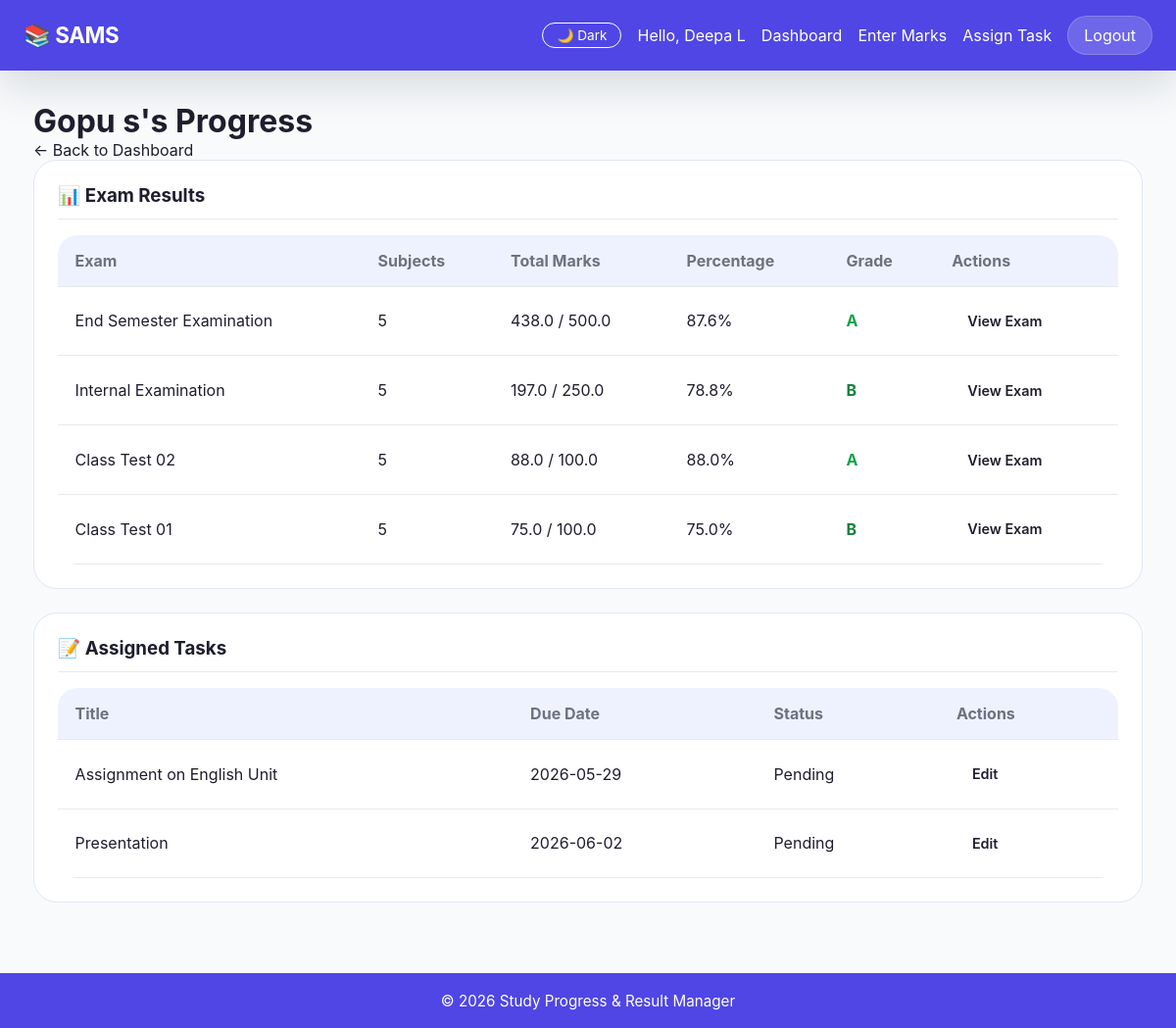
Screenshot of /teacher/student-progress/1 (signed in) with the database file from the repository.
### tables this page shows
CREATE TABLE "users" (
                id INTEGER PRIMARY KEY AUTOINCREMENT,
                username TEXT UNIQUE NOT NULL,
                password TEXT NOT NULL,
                role TEXT NOT NULL CHECK(role IN ('teacher', 'student', 'admin')),
                full_name TEXT NOT NULL,
                status TEXT NOT NULL CHECK(status IN ('pending', 'active', 'blocked')) DEFAULT 'pending',
                department TEXT,
                created_at TIMESTAMP DEFAULT CURRENT_TIMESTAMP
            , theme VARCHAR(10) DEFAULT 'light');

CREATE TABLE tasks (
            id INTEGER PRIMARY KEY AUTOINCREMENT,
            student_id INTEGER NOT NULL,
            teacher_id INTEGER NOT NULL,
            title TEXT NOT NULL,
            description TEXT,
            due_date DATE,
            is_completed INTEGER DEFAULT 0,
            created_at TIMESTAMP DEFAULT CURRENT_TIMESTAMP,
            FOREIGN KEY (student_id) REFERENCES users(id),
            FOREIGN KEY (teacher_id) REFERENCES users(id)
        );

### app.py (the view)
@app.route('/teacher/student-progress/<int:student_id>')
@login_required
@teacher_required
def student_progress(student_id):
    conn = get_db_connection()
    student = conn.execute(
        'SELECT * FROM users WHERE id = ?', (student_id,)
    ).fetchone()
    if not student:
        flash('Student not found.', 'error')
        conn.close()
        return redirect(url_for('teacher_dashboard'))
    study_logs = conn.execute('''
        SELECT sl.*, s.name as subject_name
        FROM study_logs sl
        JOIN subjects s ON sl.subject_id = s.id
        WHERE sl.student_id = ?
        ORDER BY sl.study_date DESC
    ''', (student_id,)).fetchall()
    exam_rows = conn.execute('''
        SELECT m.exam_name,
               COUNT(*) AS subject_count,
               SUM(m.marks_obtained) AS total_obtained,
               SUM(m.max_marks) AS total_max,
               MAX(m.created_at) AS last_entered
        FROM marks m
        WHERE m.student_id = ?
        GROUP BY m.exam_name
        ORDER BY last_entered DESC
    ''', (student_id,)).fetchall()
    exam_list = []
    for exam in exam_rows:
        percentage = (exam['total_obtained'] / exam['total_max']) * 100 if exam['total_max'] else 0
        exam_list.append({
            'exam_name': exam['exam_name'],
            'subject_count': exam['subject_count'],
            'total_obtained': exam['total_obtained'],
            'total_max': exam['total_max'],
            'percentage': round(percentage, 2),
            'grade': calculate_grade(percentage),
            'last_entered': exam['last_entered']
        })
    tasks = conn.execute('''
        SELECT t.*, u.full_name as student_name
        FROM tasks t
        JOIN users u ON t.student_id = u.id
        WHERE t.student_id = ? AND t.teacher_id = ?
        ORDER BY t.is_completed ASC, t.due_date ASC
    ''', (student_id, session['user_id'])).fetchall()
    conn.close()
    return render_template('student_progress.html',
                         student=student,
                         exam_list=exam_list,
                         tasks=tasks,
                         show_full_progress=True)

### app.py (called while the page is built)
def login_required(f):
    @wraps(f)
    def decorated_function(*args, **kwargs):
        if 'user_id' not in session:
            flash('Please log in to access this page.', 'error')
            return redirect(url_for('login'))
        return f(*args, **kwargs)
    return decorated_function

def teacher_required(f):
    @wraps(f)
    def decorated_function(*args, **kwargs):
        if session.get('role') != 'teacher':
            flash('This page is for teachers only.', 'error')
            return redirect(url_for('home'))
        return f(*args, **kwargs)
    return decorated_function

@app.context_processor
def inject_current_user():
    return {'current_user': CurrentUser(session)}

def calculate_grade(percentage):
    if percentage >= 90:
        return 'A+'
    elif percentage >= 80:
        return 'A'
    elif percentage >= 70:
        return 'B'
    elif percentage >= 60:
        return 'C'
    elif percentage >= 50:
        return 'D'
    else:
        return 'F'

    @property
    def is_authenticated(self):
        return bool(self.id)

### database.py (called while the page is built)
def get_db_connection():
    conn = sqlite3.connect(DATABASE)
    conn.row_factory = sqlite3.Row  # This lets us access columns by name
    return conn

### templates/student_progress.html (shortened to what this page needs)
{% extends 'base.html' %}
{% block content %}
<h1>{{ student.full_name }}'s Progress</h1>
<p><a href="{{ url_for('teacher_dashboard') }}">&larr; Back to Dashboard</a></p>
{% if show_full_progress %}
<div class="card">
    <h3>📊 Exam Results</h3>
    {% if selected_exam %}
        <p>Showing results for <strong>{{ selected_exam }}</strong>.</p>
        {% if exam_results %}
            <table class="data-table">
                <thead>
                    <tr>
                        <th>Subject</th>
                        <th>Marks</th>
                        <th>Percentage</th>
                        <th>Grade</th>
                        <th>Edit</th>
                    </tr>
                </thead>
                <tbody>
                    {% for result in exam_results %}
                    <tr>
                        <td>{{ result.subject_name }}</td>
                        <td>{{ result.marks_obtained }} / {{ result.max_marks }}</td>
                        <td>{{ result.percentage }}%</td>
                        <td class="grade-{{ result.grade }}">{{ result.grade }}</td>
                        <td>
                            {% if result.can_edit %}
                                <a href="{{ url_for('edit_mark', mark_id=result.id) }}" class="btn btn-small">Edit</a>
                            {% endif %}
                        </td>
                    </tr>
                    {% endfor %}
                </tbody>
            </table>
            <p><a href="{{ url_for('student_progress', student_id=student.id) }}" class="btn btn-secondary">Back to exams</a></p>
        {% else %}
            <p class="empty-state">No results found for this exam.</p>
            <p><a href="{{ url_for('student_progress', student_id=student.id) }}" class="btn btn-secondary">Back to exams</a></p>
        {% endif %}
    {% else %}
        {% if exam_list %}
            <table class="data-table">
                <thead>
                    <tr>
                        <th>Exam</th>
                        <th>Subjects</th>
                        <th>Total Marks</th>
                        <th>Percentage</th>
                        <th>Grade</th>
                        <th>Actions</th>
                    </tr>
                </thead>
                <tbody>
                    {% for exam in exam_list %}
                    <tr>
                        <td>{{ exam.exam_name }}</td>
                        <td>{{ exam.subject_count }}</td>
                        <td>{{ exam.total_obtained }} / {{ exam.total_max }}</td>
                        <td>{{ exam.percentage }}%</td>
                        <td class="grade-{{ exam.grade }}">{{ exam.grade }}</td>
                        <td>
                            <a href="{{ url_for('student_progress_exam', student_id=student.id, exam_name=exam.exam_name) }}" class="btn btn-small">View Exam</a>
                        </td>
                    </tr>
                    {% endfor %}
                </tbody>
            </table>
        {% else %}
            <p class="empty-state">No exam results yet.</p>
        {% endif %}
    {% endif %}
</div>
{% if not selected_exam %}
<div class="card">
    <h3>📝 Assigned Tasks</h3>
    {% if tasks %}
        <table class="data-table">
            <thead>
                <tr>
                    <th>Title</th>
                    <th>Due Date</th>
                    <th>Status</th>
                    <th>Actions</th>
                </tr>
            </thead>
            <tbody>
                {% for task in tasks %}
                <tr>
                    <td>{{ task.title }}</td>
                    <td>{{ task.due_date or '-' }}</td>
                    <td>{{ 'Completed' if task.is_completed else 'Pending' }}</td>
                    <td>
                        <a href="{{ url_for('edit_task', task_id=task.id) }}" class="btn btn-small">Edit</a>
                    </td>
                </tr>
                {% endfor %}
            </tbody>
        </table>
    {% else %}
        <p class="empty-state">No tasks assigned by you yet.</p>
    {% endif %}
</div>
{% endif %}
{% endif %}
{% endblock %}

### static/style.css (style rules this page uses)
* { margin: 0; padding: 0; box-sizing: border-box; }
:root { --bg: #f8fafc; --card-bg: #ffffff; --text: #1e1e2e; --text-muted: #6b7280; --border: #e2e8f0; --primary: #4f46e5; --primary-light: #eef2ff; --navbar-bg: #4f46e5; --navbar-text: #ffffff; --input-bg: #ffffff; --input-border: #d1d5db; --table-header-bg: #eef2ff; --table-row-hover: #f1f5f9; --shadow: rgba(0, 0, 0, 0.08); --flash-success-bg: #dcfce7; --flash-success-text: #166534; --flash-success-border: #d1fae5; --flash-danger-bg: #fee2e2; --flash-danger-text: #991b1b; --flash-danger-border: #fecaca; --flash-info-bg: #dbeafe; --flash-info-text: #1e40af; --flash-warning-bg: #fef9c3; --flash-warning-text: #854d0e; --badge-pass-bg: #dcfce7; --badge-pass-text: #166534; --badge-fail-bg: #fee2e2; --badge-fail-text: #991b1b; --progress-bg: #e2e8f0; --progress-fill: #4f46e5; --streak-color: #4f46e5; --auth-brand-bg: #4f46e5; --auth-brand-text: #ffffff; --row-gold: #fef9c3; --danger: #ef4444; --row-silver: #f1f5f9; --row-bronze: #ffedd5; --surface: var(--card-bg); --surface-alt: #f8fafc; --secondary: #475569; --surface-border: rgba(229, 231, 235, 0.9); --navbar-border: rgba(255, 255, 255, 0.18); --focus-ring: rgba(99, 102, 241, 0.12); --grade-a: #16a34a; --grade-b: #15803d; --grade-c: #d97706; --grade-d: #ea580c; }
body, .card, .navbar, input, select, textarea, table, .btn, .flash, .badge { transition: background-color 0.3s ease, color 0.3s ease, border-color 0.3s ease; }
body { font-family: 'Inter', system-ui, -apple-system, BlinkMacSystemFont, 'Segoe UI', sans-serif; background: linear-gradient(180deg, var(--bg) 0%, var(--surface-alt) 100%); color: var(--text); min-height: 100vh; display: flex; flex-direction: column; }
a { color: inherit; text-decoration: none; }
.btn { display: inline-flex; align-items: center; justify-content: center; padding: 0.9rem 1.6rem; border-radius: 999px; font-weight: 600; border: none; cursor: pointer; transition: transform 0.22s ease, box-shadow 0.22s ease, background-color 0.22s ease; }
.btn-small { padding: 0.65rem 1rem; font-size: 0.9rem; }
.card { background: var(--surface); padding: 1.5rem; border-radius: 24px; margin-bottom: 1.5rem; box-shadow: var(--shadow); border: 1px solid var(--border); }
.card h3 { margin-bottom: 1rem; color: var(--text); border-bottom: 1px solid var(--surface-border); padding-bottom: 0.75rem; }
.data-table { width: 100%; border-collapse: collapse; background: var(--surface); border-radius: 20px; overflow: hidden; box-shadow: var(--shadow); }
.data-table th, .data-table td { padding: 1rem 1.1rem; text-align: left; border-bottom: 1px solid var(--surface-border); }
.data-table th { background: var(--table-header-bg); font-weight: 700; color: var(--text-muted); }
.grade-A\+, .grade-A { color: var(--grade-a); font-weight: 700; }
.grade-B { color: var(--grade-b); font-weight: 700; }

### rows the page displays
users: full_name "Gopu s"
tasks: title "Assignment on English Unit", due_date "2026-05-29", is_completed "Pending"
tasks: title "Presentation", due_date "2026-06-02", is_completed "Pending"

### other values shown
{{ session.get('full_name') }} "Deepa L"
{{ exam.exam_name }} "End Semester Examination" "Internal Examination" "Class Test 02" "Class Test 01"
{{ exam.subject_count }} "5" "5" "5" "5"
{{ exam.total_obtained }} "438.0" "197.0" "88.0" "75.0"
{{ exam.total_max }} "500.0" "250.0" "100.0" "100.0"
{{ exam.percentage }} "87.6" "78.8" "88.0" "75.0"
{{ exam.grade }} "A" "B" "A" "B"
